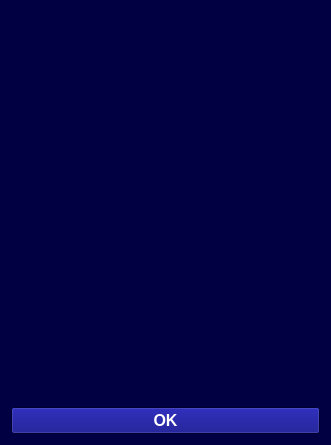
<?xml version="1.0" encoding="UTF-8"?>
<ui version="4.0">
 <class>CardDetailsView</class>
 <widget class="QWidget" name="CardDetailsView">
  <property name="geometry">
   <rect>
    <x>0</x>
    <y>0</y>
    <width>331</width>
    <height>445</height>
   </rect>
  </property>
  <property name="palette">
   <palette>
    <active>
     <colorrole role="Base">
      <brush brushstyle="SolidPattern">
       <color alpha="255">
        <red>255</red>
        <green>255</green>
        <blue>255</blue>
       </color>
      </brush>
     </colorrole>
     <colorrole role="Window">
      <brush brushstyle="SolidPattern">
       <color alpha="255">
        <red>0</red>
        <green>0</green>
        <blue>66</blue>
       </color>
      </brush>
     </colorrole>
    </active>
    <inactive>
     <colorrole role="Base">
      <brush brushstyle="SolidPattern">
       <color alpha="255">
        <red>255</red>
        <green>255</green>
        <blue>255</blue>
       </color>
      </brush>
     </colorrole>
     <colorrole role="Window">
      <brush brushstyle="SolidPattern">
       <color alpha="255">
        <red>0</red>
        <green>0</green>
        <blue>66</blue>
       </color>
      </brush>
     </colorrole>
    </inactive>
    <disabled>
     <colorrole role="Base">
      <brush brushstyle="SolidPattern">
       <color alpha="255">
        <red>0</red>
        <green>0</green>
        <blue>66</blue>
       </color>
      </brush>
     </colorrole>
     <colorrole role="Window">
      <brush brushstyle="SolidPattern">
       <color alpha="255">
        <red>0</red>
        <green>0</green>
        <blue>66</blue>
       </color>
      </brush>
     </colorrole>
    </disabled>
   </palette>
  </property>
  <property name="windowTitle">
   <string/>
  </property>
  <property name="autoFillBackground">
   <bool>true</bool>
  </property>
  <layout class="QVBoxLayout" name="verticalLayout">
   <item>
    <widget class="QLabel" name="label">
     <property name="sizePolicy">
      <sizepolicy hsizetype="MinimumExpanding" vsizetype="MinimumExpanding">
       <horstretch>0</horstretch>
       <verstretch>0</verstretch>
      </sizepolicy>
     </property>
     <property name="minimumSize">
      <size>
       <width>100</width>
       <height>120</height>
      </size>
     </property>
     <property name="maximumSize">
      <size>
       <width>500</width>
       <height>600</height>
      </size>
     </property>
     <property name="palette">
      <palette>
       <active>
        <colorrole role="Base">
         <brush brushstyle="SolidPattern">
          <color alpha="255">
           <red>255</red>
           <green>255</green>
           <blue>255</blue>
          </color>
         </brush>
        </colorrole>
        <colorrole role="Window">
         <brush brushstyle="SolidPattern">
          <color alpha="255">
           <red>0</red>
           <green>0</green>
           <blue>66</blue>
          </color>
         </brush>
        </colorrole>
       </active>
       <inactive>
        <colorrole role="Base">
         <brush brushstyle="SolidPattern">
          <color alpha="255">
           <red>255</red>
           <green>255</green>
           <blue>255</blue>
          </color>
         </brush>
        </colorrole>
        <colorrole role="Window">
         <brush brushstyle="SolidPattern">
          <color alpha="255">
           <red>0</red>
           <green>0</green>
           <blue>66</blue>
          </color>
         </brush>
        </colorrole>
       </inactive>
       <disabled>
        <colorrole role="Base">
         <brush brushstyle="SolidPattern">
          <color alpha="255">
           <red>0</red>
           <green>0</green>
           <blue>66</blue>
          </color>
         </brush>
        </colorrole>
        <colorrole role="Window">
         <brush brushstyle="SolidPattern">
          <color alpha="255">
           <red>0</red>
           <green>0</green>
           <blue>66</blue>
          </color>
         </brush>
        </colorrole>
       </disabled>
      </palette>
     </property>
     <property name="autoFillBackground">
      <bool>true</bool>
     </property>
     <property name="text">
      <string/>
     </property>
     <property name="alignment">
      <set>Qt::AlignCenter</set>
     </property>
    </widget>
   </item>
   <item>
    <widget class="QPushButton" name="okButton">
     <property name="palette">
      <palette>
       <active>
        <colorrole role="Button">
         <brush brushstyle="SolidPattern">
          <color alpha="255">
           <red>0</red>
           <green>0</green>
           <blue>127</blue>
          </color>
         </brush>
        </colorrole>
        <colorrole role="ButtonText">
         <brush brushstyle="SolidPattern">
          <color alpha="255">
           <red>255</red>
           <green>255</green>
           <blue>255</blue>
          </color>
         </brush>
        </colorrole>
       </active>
       <inactive>
        <colorrole role="Button">
         <brush brushstyle="SolidPattern">
          <color alpha="255">
           <red>0</red>
           <green>0</green>
           <blue>127</blue>
          </color>
         </brush>
        </colorrole>
        <colorrole role="ButtonText">
         <brush brushstyle="SolidPattern">
          <color alpha="255">
           <red>255</red>
           <green>255</green>
           <blue>255</blue>
          </color>
         </brush>
        </colorrole>
       </inactive>
       <disabled>
        <colorrole role="Button">
         <brush brushstyle="SolidPattern">
          <color alpha="255">
           <red>0</red>
           <green>0</green>
           <blue>127</blue>
          </color>
         </brush>
        </colorrole>
        <colorrole role="ButtonText">
         <brush brushstyle="SolidPattern">
          <color alpha="255">
           <red>106</red>
           <green>104</green>
           <blue>100</blue>
          </color>
         </brush>
        </colorrole>
       </disabled>
      </palette>
     </property>
     <property name="font">
      <font>
       <pointsize>12</pointsize>
       <weight>75</weight>
       <bold>true</bold>
      </font>
     </property>
     <property name="text">
      <string>OK</string>
     </property>
    </widget>
   </item>
  </layout>
 </widget>
 <layoutdefault spacing="6" margin="11"/>
 <resources/>
 <connections/>
</ui>
